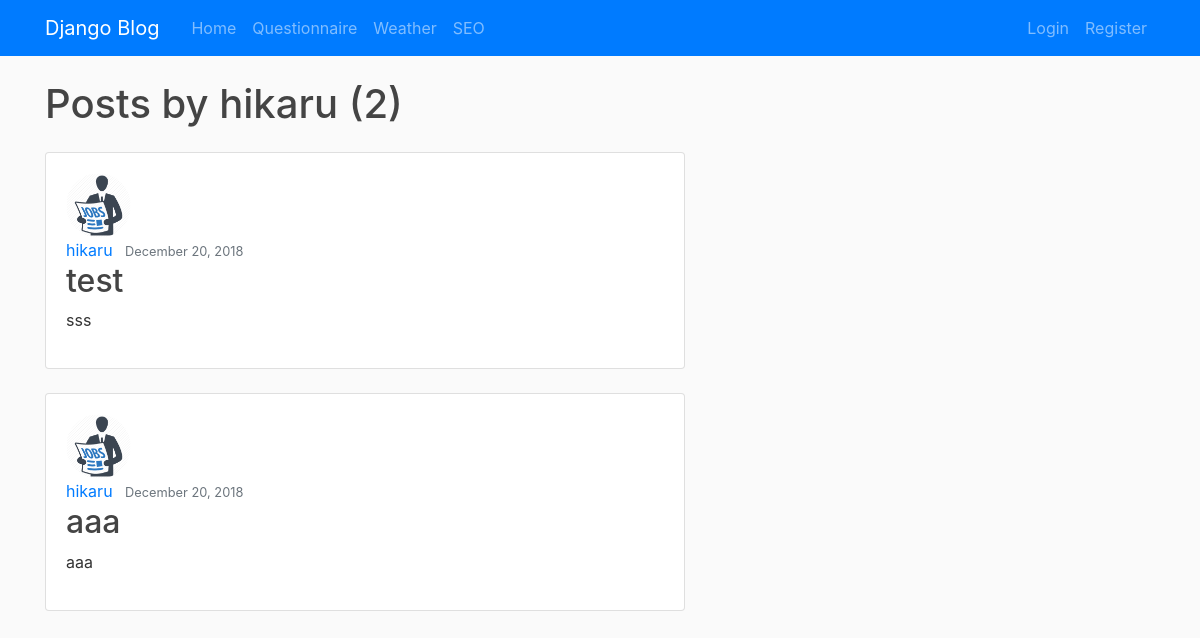
The app's page /user/hikaru with its own data.
### write/models.py (models this page shows, shortened)
class Post(models.Model):
    title = models.CharField(max_length=100)
    content = models.TextField()
    date_posted = models.DateTimeField(default=timezone.now)
    author = models.ForeignKey(User, on_delete=models.CASCADE)

### users/models.py (models this page shows, shortened)
class Profile(models.Model):
    user = models.OneToOneField(User, on_delete=models.CASCADE)
    image = models.ImageField(default='default.jpg', upload_to='profile_pics')

### write/views.py (the view)
# urls.py: path('user/<str:username>', UserPostListView.as_view(), name='user-posts'),
class UserPostListView(ListView):
    model = Post
    template_name = 'write/user_posts.html'
    context_object_name = 'posts'
    ordering = ['-date_posted']
    paginate_by = 3
    def get_queryset(self):
        user = get_object_or_404(User, username=self.kwargs.get('username'))
        return Post.objects.filter(author=user).order_by('-date_posted')

### write/templates/write/user_posts.html (shortened to what this page needs)
{% extends "write/base.html" %}
{% block content %}
<div>
    <h1>Posts by {{ view.kwargs.username }} ({{ page_obj.paginator.count }})</h1>
</div>
{% for post in posts %}
<div class="card mt-4 mb-4" style="width: 40rem;">
        <div class="card-body">
            <img class="rounded-circle article-img" src="{{ post.author.profile.image.url }}" width="100" height="100">
            <div><a class="mr-2" href="{% url 'user-posts'    post.author.username %}">{{ post.author }}</a>
                <small class="text-muted">{{ post.date_posted|date:"F d, Y" }}</small>
            </div>
            <h2><a class="article-title" href="{% url 'post-detail' post.id %}">{{ post.title }}</a></h2>
            <p class="article-content">{{ post.content }}</p>
        </div>
</div>
{% endfor %}
{% endblock content %}

### write/static/write/main.css (style rules this page uses)
body { background: #fafafa; color: #333333; margin-top: 5rem; }
h1, h2, h3, h4, h5, h6 { color: #444444; width: 100%; height: 100%; }
.article-title { color: #444444; }
.article-content { white-space: pre-line; }
.article-img { height: 65px; width: 65px; margin-right: 16px; }

### records on screen
Post: author.profile.image (picture), author "hikaru", date_posted "December 20, 2018", title "test", content "sss"
Post: author.profile.image (picture), author "hikaru", date_posted "December 20, 2018", title "aaa", content "aaa"

### other values on screen
{{ view.kwargs.username }} "hikaru"
{{ page_obj.paginator.count }} "2"
